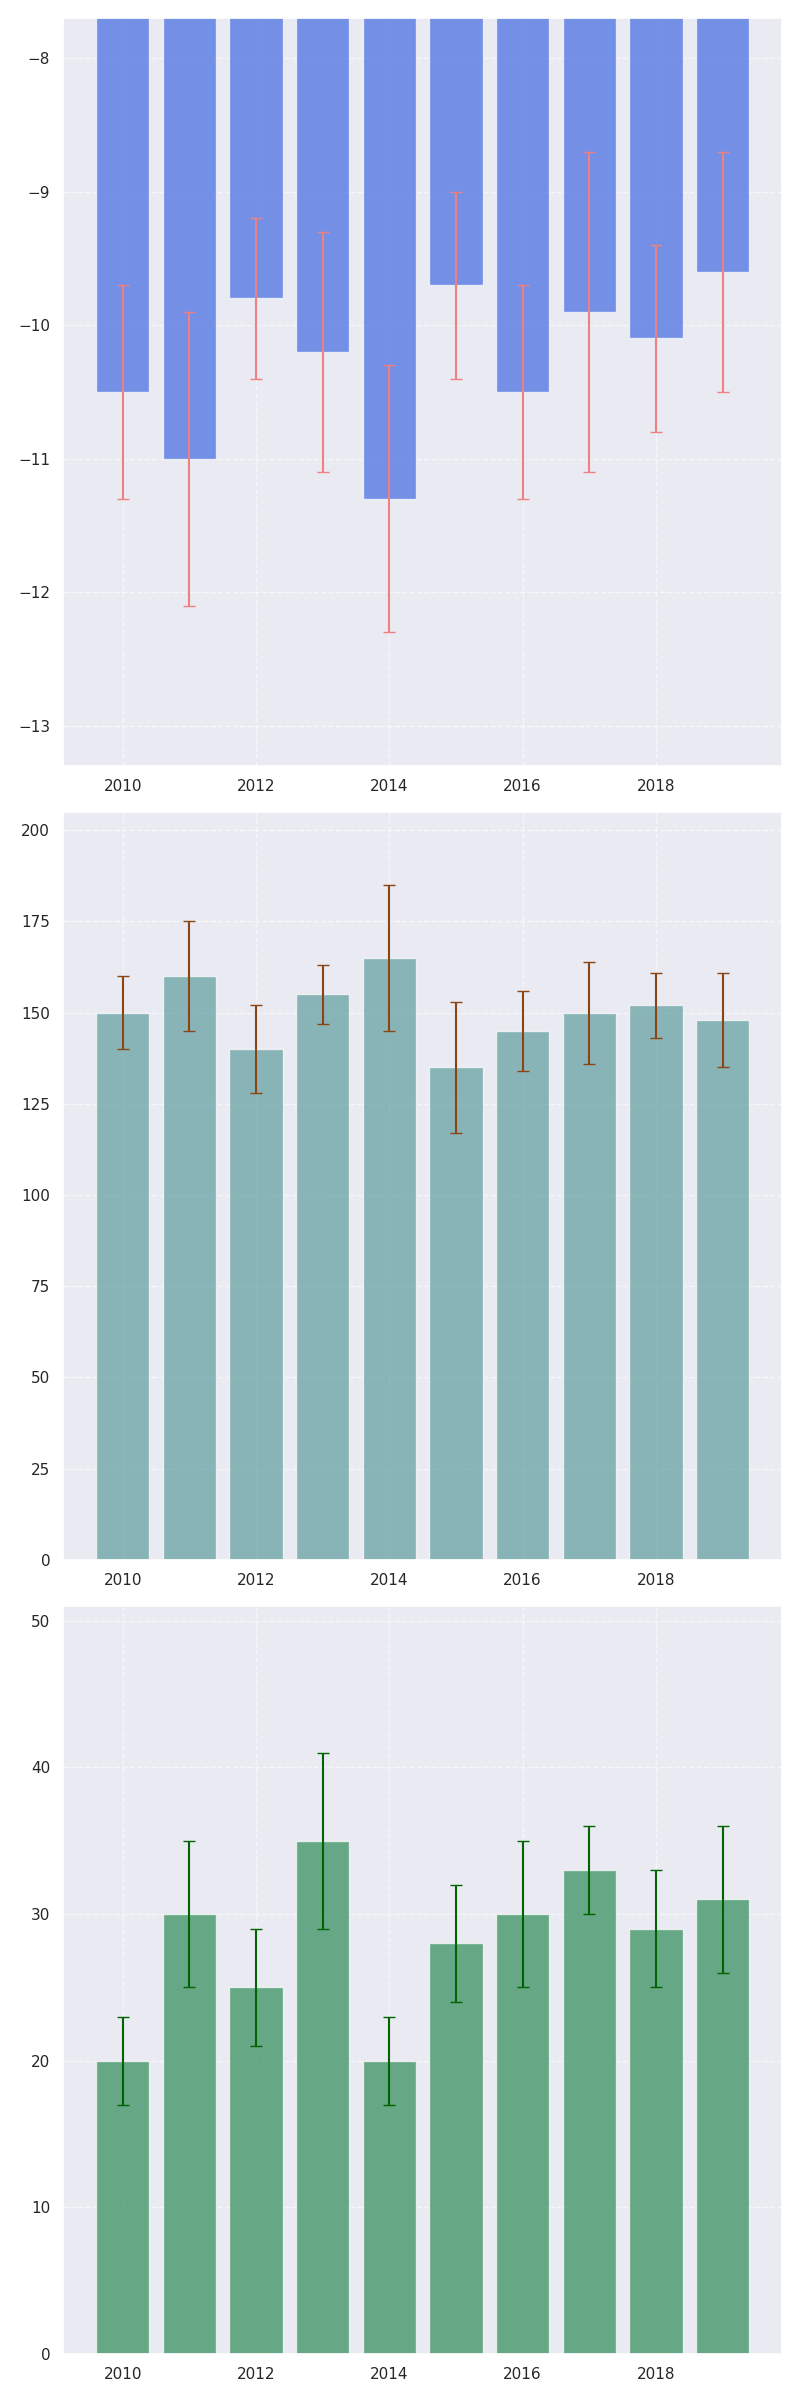

Source code (Python):
import matplotlib.pyplot as plt
import numpy as np

years = np.arange(2010, 2020)
average_temperatures = np.array([-10.5, -11.0, -9.8, -10.2, -11.3, -9.7, -10.5, -9.9, -10.1, -9.6])
temperature_std_dev = np.array([0.8, 1.1, 0.6, 0.9, 1.0, 0.7, 0.8, 1.2, 0.7, 0.9])

average_snowfall = np.array([150, 160, 140, 155, 165, 135, 145, 150, 152, 148])
snowfall_std_dev = np.array([10, 15, 12, 8, 20, 18, 11, 14, 9, 13])

average_rainfall = np.array([20, 30, 25, 35, 20, 28, 30, 33, 29, 31])
rainfall_std_dev = np.array([3, 5, 4, 6, 3, 4, 5, 3, 4, 5])

temp_sorted_indices = np.argsort(average_temperatures)
snow_sorted_indices = np.argsort(average_snowfall)
rain_sorted_indices = np.argsort(average_rainfall)

sorted_years_temp = years[temp_sorted_indices]
sorted_temperatures = average_temperatures[temp_sorted_indices]
sorted_temperature_std_dev = temperature_std_dev[temp_sorted_indices]

sorted_years_snow = years[snow_sorted_indices]
sorted_snowfall = average_snowfall[snow_sorted_indices]
sorted_snowfall_std_dev = snowfall_std_dev[snow_sorted_indices]

sorted_years_rain = years[rain_sorted_indices]
sorted_rainfall = average_rainfall[rain_sorted_indices]
sorted_rainfall_std_dev = rainfall_std_dev[rain_sorted_indices]

fig, ax = plt.subplots(nrows=3, ncols=1, figsize=(8, 24))

ax[0].bar(sorted_years_temp, sorted_temperatures, yerr=sorted_temperature_std_dev, color='royalblue',
          alpha=0.7, ecolor='lightcoral', capsize=4)
ax[0].set_ylim(min(sorted_temperatures - sorted_temperature_std_dev) - 1, 
               max(sorted_temperatures + sorted_temperature_std_dev) + 1)
ax[0].grid(True, linestyle='--', alpha=0.6)

ax[1].bar(sorted_years_snow, sorted_snowfall, yerr=sorted_snowfall_std_dev, color='cadetblue', 
          alpha=0.7, ecolor='saddlebrown', capsize=4)
ax[1].set_ylim(0, max(sorted_snowfall + sorted_snowfall_std_dev) + 20)
ax[1].grid(True, linestyle='--', alpha=0.6)

ax[2].bar(sorted_years_rain, sorted_rainfall, yerr=sorted_rainfall_std_dev, color='seagreen',
          alpha=0.7, ecolor='darkgreen', capsize=4)
ax[2].set_ylim(0, max(sorted_rainfall + sorted_rainfall_std_dev) + 10)
ax[2].grid(True, linestyle='--', alpha=0.6)

plt.tight_layout()
plt.show()
